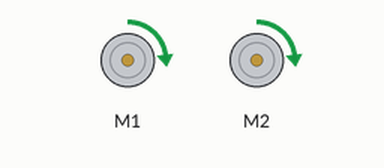
Recording of a program running on a simulated BBC micro:bit (MakeCode). Parts: 2 × DC motor (green arrow = forward, orange = backward, longer = faster). At 8.2 s the program stops and its outputs stay as they are.

Above: at 0.1 s.
Timing chart, 0 to 5.7 s (numbered marks = the images above):
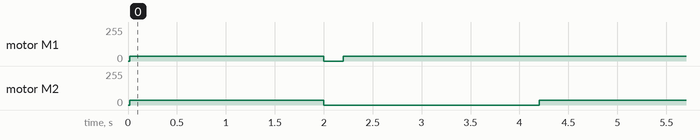

The program:

main.ts
```typescript
let Velocidad = 35
let tiempo_de_espera = 2000
let tiempo_de_giro = 1950
maqueen.motorRun(maqueen.Motors.All, maqueen.Dir.CW, Velocidad)
basic.pause(tiempo_de_espera)
maqueen.motorStop(maqueen.Motors.All)
basic.pause(200)
maqueen.motorRun(maqueen.Motors.M1, maqueen.Dir.CW, Velocidad)
maqueen.motorStop(maqueen.Motors.M2)
basic.pause(tiempo_de_espera)
maqueen.motorRun(maqueen.Motors.All, maqueen.Dir.CW, Velocidad)
basic.pause(4000)
```

test.ts
```typescript
// aquí va el archivo "tests"; esto no se compilará cuando este paquete se utilice como una extensión.
```
